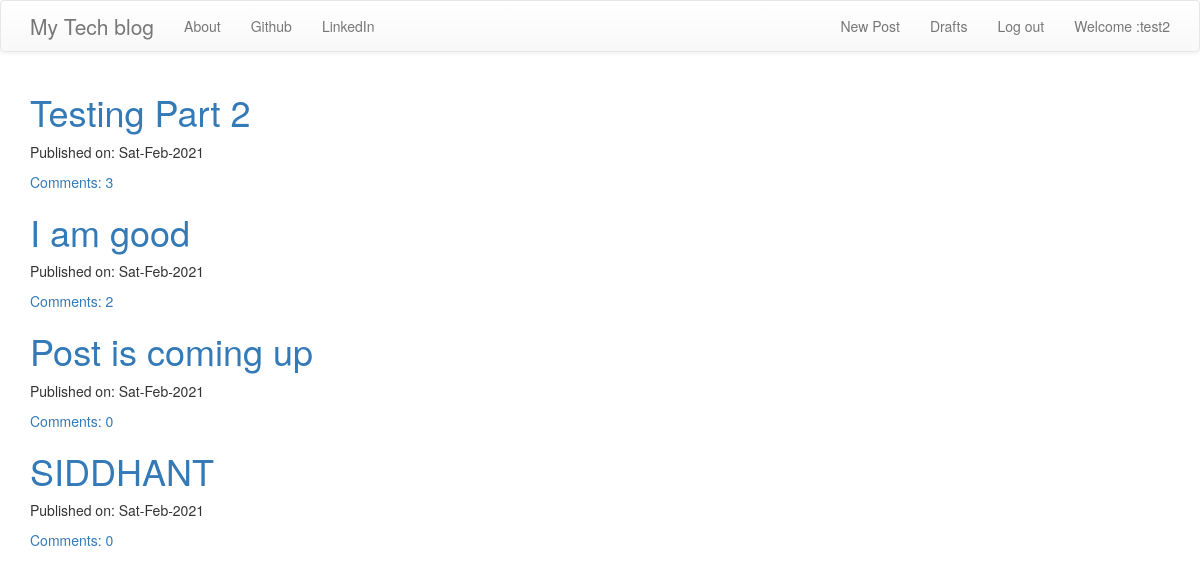
Screenshot of / (signed in) with the database file from the repository.
### blog/models.py (models this page shows, shortened)
class Post(models.Model):
    title = models.CharField(max_length=200)
    text = models.TextField()
    create_date = models.DateTimeField(default=timezone.now)
    publish_date = models.DateTimeField(blank=True,null=True)
    author = models.ForeignKey('auth.User', on_delete=models.CASCADE)
    def approved_comments(self):
        return self.comments.filter(approved_comments=True)

### blog/views.py (the view)
# urls.py: re_path(r'^$',views.PostListView.as_view(), name= 'post_list'),
class PostListView(ListView):
    model = Post
    def get_queryset(self):
        return Post.objects.filter(publish_date__lte=timezone.now()).order_by('publish_date')

### blog/templates/blog/post_list.html
{% extends 'blog/base.html' %}
{% block content %}
<div class="centerstage">
    {% for post in post_list %}
        <div class="post">
            <h1><a href="{% url 'post_detail' pk=post.pk %}">{{ post.title }}</a></h1>
            <div class="date">
                <p>Published on: {{ post.publish_date|date:"D-M-Y" }}</p>
            </div>
            <a href="{% url 'post_detail' pk=post.pk %}">Comments: {{ post.approved_comments.count }}</a>
        </div>
    {% endfor %}
</div>
{% endblock %}

### blog/templates/blog/base.html (shortened to what this page needs)
<!Doctype HTML>
{% load static %}
<html>
    <head>
        <link rel="stylesheet" href="https://maxcdn.bootstrapcdn.com/bootstrap/3.3.7/css/bootstrap.min.css">
        <link rel="stylesheet" href="https://maxcdn.bootstrapcdn.com/bootstrap/3.3.7/css/bootstrap-theme.min.css">
        <link rel="stylesheet" href="//cdn.jsdelivr.net/medium-editor/latest/css/medium-editor.min.css" type="text/css" media="screen" charset="utf-8">
        <link rel="stylesheet" href="{% static 'css/blog.css' %}">
    </head>
    <body class='loader'>
        <nav class="navbar navbar-default techfont custom-navbar">
              <div class="container">
                <ul class="nav navbar-nav">
                <li><a class='navbar-brand bigbrand' href="{% url 'post_list' %}">My Tech blog</a></li>
                <li><a href="{% url 'about'%}">About</a></li>
                <li><a href="https://github.com/Arpit7272">Github</a></li>
                <li><a href="https://www.linkedin.com/in/arpit-mishra-6b26a5b0/">LinkedIn</a></li>
                </ul>
                <ul class="nav navbar-nav navbar-right">
                    {% if user.is_authenticated %}
                   <li>
                       <a href="{% url 'post_new' %}">New Post</a>
                    </li>
                   <li>
                    <a href="{% url 'post_draft_list' %}">Drafts</a>
                    </li>
                  <li>
                    <a href="{% url 'logout' %}" >Log out</a>
                  </li>
                    <li>
                        <a>Welcome :{{user.username}} </a>
                    </li>
                    {%else %}
                    <li>
                        <a class='nav navbar-right' href="{% url 'login' %}" >
                            <span class="glyphicon glyphicon-user"></span>
                        </a>
                    </li>
                    {%endif %}
                </ul>
              </div>
        </nav>
        <div class="content container">
            <div class="row">
                <div class="col-md-8">
                  <div class="blog_posts">
                    {% block content %}
                    {% endblock %}
                  </div>
                </div>
            </div>
        </div>
    </body>
</html>

### blog/static/css/blog.css (style rules this page uses)
.centerstage { margin-left: auto; margin-right: auto; }
.bigbrand { font-size: 1.5em; }
.loader { filter:hue-rotate(0deg); color: linear-gradient(45deg,#0f8,#08f); animation:hue 5000ms infinite linear; }

### rows the page displays
Post: title "Testing Part 2", publish_date "Sat-Feb-2021", approved_comments.count "3"
Post: title "I am good", publish_date "Sat-Feb-2021", approved_comments.count "2"
Post: title "Post is coming up", publish_date "Sat-Feb-2021", approved_comments.count "0"
Post: title "SIDDHANT", publish_date "Sat-Feb-2021", approved_comments.count "0"

### other values shown
{{ user.username }} "test2"
